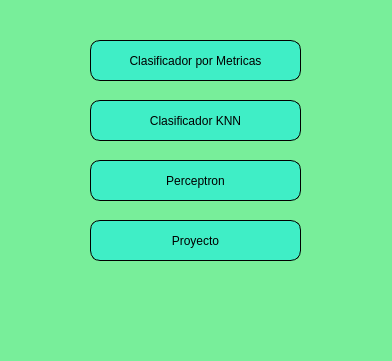
<?xml version="1.0" encoding="UTF-8"?>
<ui version="4.0">
 <class>Form</class>
 <widget class="QWidget" name="Form">
  <property name="geometry">
   <rect>
    <x>0</x>
    <y>0</y>
    <width>392</width>
    <height>361</height>
   </rect>
  </property>
  <property name="windowTitle">
   <string>Form</string>
  </property>
  <property name="styleSheet">
   <string notr="true">background:#78EE9A</string>
  </property>
  <widget class="QPushButton" name="btnKNn">
   <property name="geometry">
    <rect>
     <x>90</x>
     <y>100</y>
     <width>211</width>
     <height>41</height>
    </rect>
   </property>
   <property name="styleSheet">
    <string notr="true">background: #3FEEC6; 
border-radius: 10%; 
border:1px solid;</string>
   </property>
   <property name="text">
    <string>Clasificador KNN</string>
   </property>
  </widget>
  <widget class="QPushButton" name="btnMetricas">
   <property name="geometry">
    <rect>
     <x>90</x>
     <y>40</y>
     <width>211</width>
     <height>41</height>
    </rect>
   </property>
   <property name="styleSheet">
    <string notr="true">background: #3FEEC6; 
border-radius: 10%; 
border:1px solid;
</string>
   </property>
   <property name="text">
    <string>Clasificador por Metricas</string>
   </property>
  </widget>
  <widget class="QPushButton" name="btnNeurona">
   <property name="geometry">
    <rect>
     <x>90</x>
     <y>160</y>
     <width>211</width>
     <height>41</height>
    </rect>
   </property>
   <property name="styleSheet">
    <string notr="true">background: #3FEEC6; 
border-radius: 10%; 
border:1px solid;</string>
   </property>
   <property name="text">
    <string>Perceptron</string>
   </property>
  </widget>
  <widget class="QPushButton" name="btnProyecto">
   <property name="geometry">
    <rect>
     <x>90</x>
     <y>220</y>
     <width>211</width>
     <height>41</height>
    </rect>
   </property>
   <property name="styleSheet">
    <string notr="true">background: #3FEEC6; 
border-radius: 10%; 
border:1px solid;</string>
   </property>
   <property name="text">
    <string>Proyecto</string>
   </property>
  </widget>
  <widget class="QLabel" name="lblNames">
   <property name="geometry">
    <rect>
     <x>0</x>
     <y>270</y>
     <width>391</width>
     <height>91</height>
    </rect>
   </property>
   <property name="frameShadow">
    <enum>QFrame::Plain</enum>
   </property>
   <property name="text">
    <string/>
   </property>
   <property name="alignment">
    <set>Qt::AlignCenter</set>
   </property>
  </widget>
 </widget>
 <resources/>
 <connections/>
</ui>
